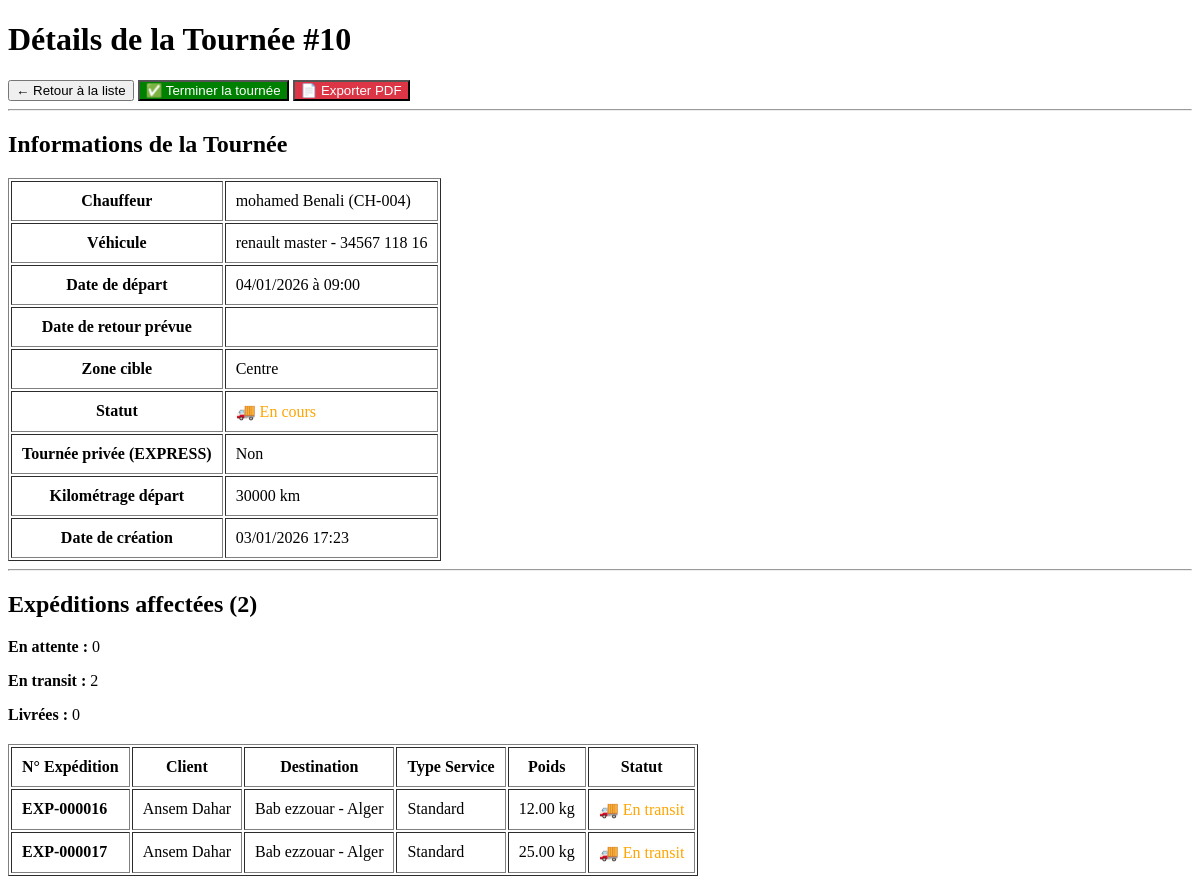
/tournees/10/, run on an earlier commit of the app's database.
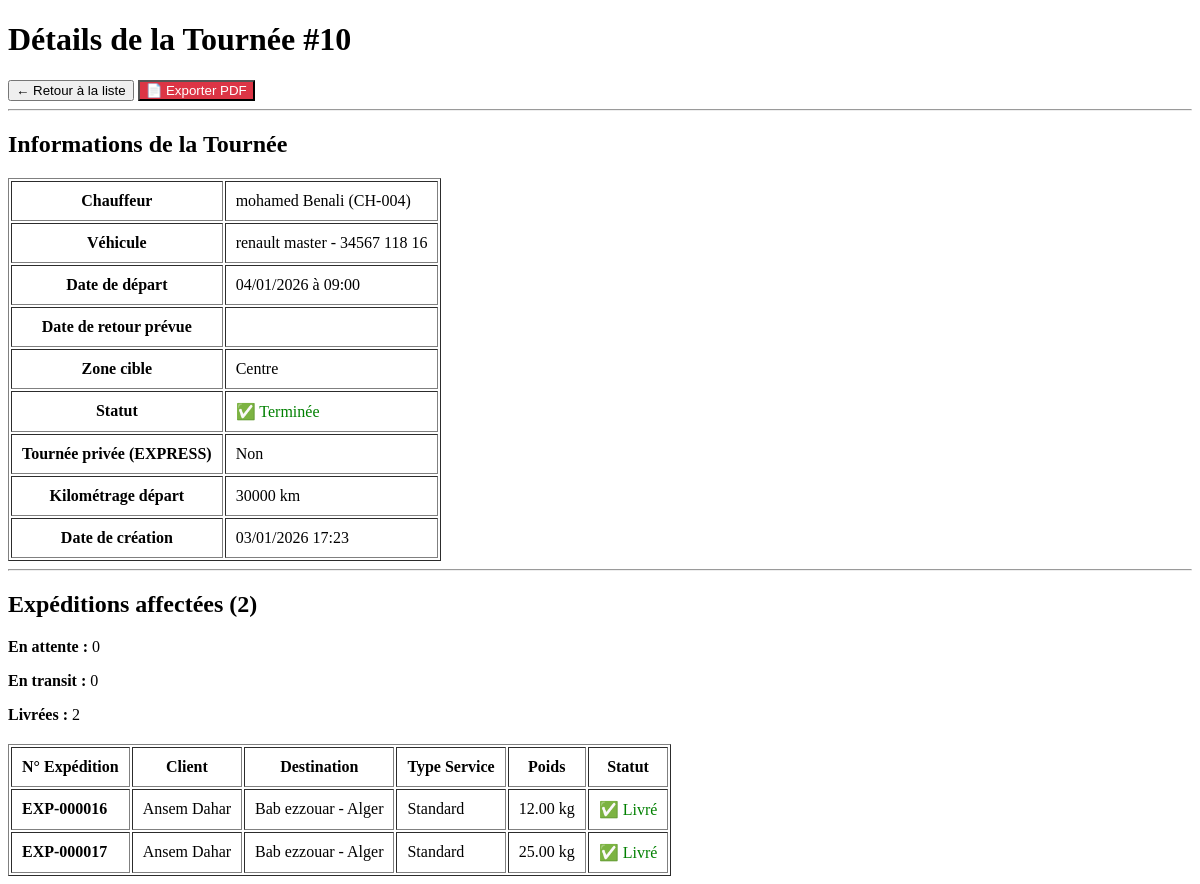
And on a later commit of the database.
### app1/models.py (models this page shows, shortened)
class Tournee(models.Model):
    chauffeur = models.ForeignKey('Chauffeur', on_delete=models.PROTECT)
    vehicule = models.ForeignKey('Vehicule', on_delete=models.PROTECT)
    date_depart = models.DateTimeField()
    date_retour_prevue = models.DateTimeField(blank=True, null=True)
    date_retour_reelle = models.DateTimeField(blank=True, null=True)
    zone_cible = models.CharField(max_length=10, choices=[('CENTRE', 'Centre'), ('EST', 'Est'), ('OUEST', 'Ouest'), ('SUD', 'Sud')])
    kilometrage_depart = models.PositiveIntegerField(blank=True, null=True, editable=False)
    kilometrage_arrivee = models.PositiveIntegerField(blank=True, null=True)
    kilometrage_parcouru = models.PositiveIntegerField(blank=True, null=True, editable=False)
    consommation_carburant = models.DecimalField(max_digits=6, decimal_places=2, blank=True, null=True, editable=False)
    statut = models.CharField(max_length=20, choices=[('PREVUE', 'Prévue'), ('EN_COURS', 'En cours'), ('TERMINEE', 'Terminée')], default='PREVUE')
    est_privee = models.BooleanField(default=False, help_text="Tournée privée EXPRESS")
    remarques = models.TextField(blank=True, null=True)
    date_creation = models.DateTimeField(auto_now_add=True)
    date_modification = models.DateTimeField(auto_now=True)

class Expedition(models.Model):
    client = models.ForeignKey('Client', on_delete=models.PROTECT)
    destination = models.ForeignKey('Destination', on_delete=models.PROTECT)
    type_service = models.ForeignKey('TypeService', on_delete=models.PROTECT)
    tournee = models.ForeignKey('Tournee', on_delete=models.SET_NULL, null=True, blank=True, related_name='expeditions')
    nom_destinataire = models.CharField(max_length=100)
    telephone_destinataire = PhoneNumberField(region='DZ')
    email_destinataire = models.EmailField()
    adresse_destinataire = models.TextField()
    poids = models.DecimalField(max_digits=8, decimal_places=2, help_text="Poids en kg")
    volume = models.DecimalField(max_digits=8, decimal_places=2, help_text="Volume en m³")
    description = models.TextField(blank=True, null=True)
    montant_total = models.DecimalField(max_digits=10, decimal_places=2, default=0, editable=False)
    date_livraison_prevue = models.DateField(blank=True, null=True, editable=False)
    statut = models.CharField(max_length=20, choices=[('EN_ATTENTE', 'En attente'),('EN_TRANSIT', 'En transit'),('LIVRE', 'Livré'),('ECHEC', 'Échec'),], default='EN_ATTENTE')
    date_creation = models.DateTimeField(auto_now_add=True)
    date_livraison_reelle = models.DateField(blank=True, null=True)
    remarques = models.TextField(blank=True, null=True)
    def get_numero_expedition(self):
        return f"EXP-{self.id:06d}"

class Chauffeur(models.Model):
    nom = models.CharField(max_length=50)
    prenom = models.CharField(max_length=50)
    date_naissance = models.DateField(default='2000-01-01')
    telephone = PhoneNumberField(region='DZ')
    email = models.EmailField(blank=True, null=True)
    adresse = models.TextField(blank=True, null=True)
    ville = models.CharField(max_length=100, blank=True, null=True)
    wilaya = models.CharField(max_length=100, blank=True, null=True)
    numero_permis = models.CharField(max_length=50, unique=True)
    date_obtention_permis = models.DateField()
    date_expiration_permis = models.DateField()
    date_embauche = models.DateField()
    salaire = models.DecimalField(max_digits=10, decimal_places=2, blank=True, null=True)
    statut_disponibilite = models.CharField(max_length=20, choices=[('DISPONIBLE', 'Disponible'),('EN_TOURNEE', 'En tournée'),('CONGE', 'En congé'),('MALADIE', 'Maladie'),('AUTRE', 'Autre raison'),], default='DISPONIBLE')
    date_creation = models.DateTimeField(auto_now_add=True)
    date_modification = models.DateTimeField(auto_now=True)
    remarques = models.TextField(blank=True, null=True)
    def get_id_chauffeur(self):
        return f"CH-{self.id:03d}"

class Vehicule(models.Model):
    numero_immatriculation = models.CharField(max_length=50, unique=True)
    marque = models.CharField(max_length=100)
    modele = models.CharField(max_length=100)
    annee = models.IntegerField()
    type_vehicule = models.CharField(max_length=20, choices=[('CAMIONNETTE', 'Camionnette'),('CAMION', 'Camion'),('FOURGON', 'Fourgon'),('MOTO', 'Moto'),])
    capacite_poids = models.DecimalField(max_digits=8, decimal_places=2, help_text="Capacité en kg")
    capacite_volume = models.DecimalField(max_digits=8, decimal_places=2, help_text="Volume en m³")
    consommation_moyenne = models.DecimalField(max_digits=5, decimal_places=2, help_text="Consommation en L/100km")
    etat = models.CharField(max_length=20, choices=[('EXCELLENT', 'Excellent'),('BON', 'Bon'),('MOYEN', 'Moyen'),('MAUVAIS', 'Mauvais'),], default='BON')
    statut = models.CharField(max_length=20, choices=[('DISPONIBLE', 'Disponible'),('EN_TOURNEE', 'En tournée'),('EN_MAINTENANCE', 'En maintenance'),('HORS_SERVICE', 'Hors service'),], default='DISPONIBLE')
    date_derniere_revision = models.DateField(blank=True, null=True)
    date_prochaine_revision = models.DateField(blank=True, null=True)
    kilometrage = models.PositiveIntegerField(default=0, help_text="Compteur kilométrique total")
    date_acquisition = models.DateField()
    date_creation = models.DateTimeField(auto_now_add=True)
    date_modification = models.DateTimeField(auto_now=True)
    remarques = models.TextField(blank=True, null=True)

class Client(models.Model):
    nom = models.CharField(max_length=20)
    prenom = models.CharField(max_length=20)
    date_naissance = models.DateField(default='2000-01-01')
    telephone = PhoneNumberField(region='DZ', unique=True)
    email = models.EmailField(blank=True, null=True)
    adresse = models.TextField(blank=True, null=True)
    ville = models.CharField(max_length=100, blank=True, null=True)
    wilaya = models.CharField(max_length=100, blank=True, null=True)
    solde = models.DecimalField(max_digits=12, decimal_places=2, default=0.00)
    date_inscription = models.DateTimeField(auto_now_add=True)
    date_modification = models.DateTimeField(auto_now=True)
    remarques = models.TextField(blank=True, null=True)
    compensation_autorisee = models.BooleanField(default=True,help_text="Autoriser la compensation automatique du crédit sur les factures")

class Destination(models.Model):
    ville = models.CharField(max_length=100, blank=True, null=True)
    wilaya = models.CharField(max_length=100)
    pays = models.CharField(max_length=100, default='Algérie')
    zone_geographique = models.CharField(max_length=20, choices=[('LOCALE', 'Locale (même wilaya)'),('NATIONALE', 'Nationale'),('INTERNATIONALE', 'Internationale'),])
    zone_logistique = models.CharField(max_length=10, choices=[('CENTRE', 'Centre (Alger, Blida...)'),('EST', 'Est (Constantine, Annaba, Sétif...)'),('OUEST', 'Ouest (Oran, Tlemcen, Sidi Bel Abbès...)'),('SUD', 'Sud (Tamanrasset, Adrar, Bechar...)'),], default='CENTRE')
    distance_estimee = models.IntegerField(help_text="Distance en km depuis le dépôt principal")
    tarif_base = models.DecimalField(max_digits=10, decimal_places=2, default=0, help_text="Tarif de base en DA")
    delai_livraison_estime = models.IntegerField(default=1, help_text="Délai estimé en jours")
    code_postal = models.CharField(max_length=10, blank=True, null=True)
    date_creation = models.DateTimeField(auto_now_add=True)
    date_modification = models.DateTimeField(auto_now=True)
    remarques = models.TextField(blank=True, null=True)

class TypeService(models.Model):
    type_service = models.CharField(max_length=20, choices=[('STANDARD', 'Standard'),('EXPRESS', 'Express'),('INTERNATIONAL', 'International'), ], unique=True)
    description = models.TextField(blank=True, null=True)

### app1/views.py (the view)
# urls.py: path('tournees/<int:tournee_id>/', views.detail_tournee, name='detail_tournee'),
def detail_tournee(request, tournee_id):
    tournee = get_object_or_404(
        Tournee.objects.select_related('chauffeur', 'vehicule'),
        id=tournee_id
    )
    expeditions = tournee.expeditions.all().select_related(
        'client', 'destination', 'type_service'
    ).order_by('date_creation')
    stats_expeditions = {
        'total': expeditions.count(),
        'en_attente': expeditions.filter(statut='EN_ATTENTE').count(),
        'en_transit': expeditions.filter(statut='EN_TRANSIT').count(),
        'livrees': expeditions.filter(statut='LIVRE').count(),
    }
    return render(request, 'tournees/detail.html', {
        'tournee': tournee,
        'expeditions': expeditions,
        'stats_expeditions': stats_expeditions,
    })

### app1/templates/tournees/detail.html (shortened to what the changed rows need)
<!DOCTYPE html>
<html lang="fr">
<head>
</head>
<body>
    <h1>Détails de la Tournée #{{ tournee.id }}</h1>
    <a href="{% url 'liste_tournees' %}"><button>← Retour à la liste</button></a>
    {% if tournee.statut == 'EN_COURS' %}
        <a href="{% url 'terminer_tournee' tournee.id %}"><button style="background: green; color: white;">✅ Terminer la tournée</button></a>
    {% endif %}
    <a href="{% url 'exporter_tournee_detail_pdf' tournee.id %}"><button style="background: #dc3545; color: white;">📄 Exporter PDF</button></a>
    <hr>
    <h2>Informations de la Tournée</h2>
    <table border="1" cellpadding="10">
        <tr>
            <th>Chauffeur</th>
            <td>{{ tournee.chauffeur.prenom }} {{ tournee.chauffeur.nom }} ({{ tournee.chauffeur.get_id_chauffeur }})</td>
        </tr>
        <tr>
            <th>Véhicule</th>
            <td>{{ tournee.vehicule.marque }} {{ tournee.vehicule.modele }} - {{ tournee.vehicule.numero_immatriculation }}</td>
        </tr>
        <tr>
            <th>Date de départ</th>
            <td>{{ tournee.date_depart|date:"d/m/Y à H:i" }}</td>
        </tr>
        <tr>
            <th>Date de retour prévue</th>
        </tr>
        <tr>
            <th>Zone cible</th>
            <td>{{ tournee.get_zone_cible_display }}</td>
        </tr>
        <tr>
            <th>Statut</th>
            <td>
                {% if tournee.statut == 'PREVUE' %}
                    <span style="color: blue;">⏱️ {{ tournee.get_statut_display }}</span>
                {% elif tournee.statut == 'EN_COURS' %}
                    <span style="color: orange;">🚚 {{ tournee.get_statut_display }}</span>
                {% else %}
                    <span style="color: green;">✅ {{ tournee.get_statut_display }}</span>
                {% endif %}
            </td>
        </tr>
        <tr>
            <th>Tournée privée (EXPRESS)</th>
            <td>{{ tournee.est_privee|yesno:"Oui,Non" }}</td>
        </tr>
        {% if tournee.kilometrage_depart %}
        <tr>
            <th>Kilométrage départ</th>
            <td>{{ tournee.kilometrage_depart }} km</td>
        </tr>
        {% endif %}
        <tr>
            <th>Date de création</th>
            <td>{{ tournee.date_creation|date:"d/m/Y H:i" }}</td>
        </tr>
    </table>
    <hr>
    <h2>Expéditions affectées ({{ stats_expeditions.total }})</h2>
    {% if stats_expeditions.total > 0 %}
    <p><strong>En attente :</strong> {{ stats_expeditions.en_attente }}</p>
    <p><strong>En transit :</strong> {{ stats_expeditions.en_transit }}</p>
    <p><strong>Livrées :</strong> {{ stats_expeditions.livrees }}</p>
    <table border="1" cellpadding="10" style="margin-top: 20px;">
        <thead>
            <tr>
                <th>N° Expédition</th>
                <th>Client</th>
                <th>Destination</th>
                <th>Type Service</th>
                <th>Poids</th>
                <th>Statut</th>
            </tr>
        </thead>
        <tbody>
            {% for exp in expeditions %}
            <tr>
                <td><strong>{{ exp.get_numero_expedition }}</strong></td>
                <td>{{ exp.client.prenom }} {{ exp.client.nom }}</td>
                <td>{{ exp.destination.ville }} - {{ exp.destination.wilaya }}</td>
                <td>{{ exp.type_service.get_type_service_display }}</td>
                <td>{{ exp.poids }} kg</td>
                <td>
                    {% if exp.statut == 'EN_ATTENTE' %}
                        <span style="color: blue;">⏱️ {{ exp.get_statut_display }}</span>
                    {% elif exp.statut == 'EN_TRANSIT' %}
                        <span style="color: orange;">🚚 {{ exp.get_statut_display }}</span>
                    {% elif exp.statut == 'LIVRE' %}
                        <span style="color: green;">✅ {{ exp.get_statut_display }}</span>
                    {% else %}
                        <span style="color: red;">❌ {{ exp.get_statut_display }}</span>
                    {% endif %}
                </td>
            </tr>
            {% endfor %}
        </tbody>
    </table>
    {% else %}
    <p style="color: orange;">⚠️ Aucune expédition affectée à cette tournée</p>
    {% endif %}
</body>
</html>

What changed in the data, as far as the page shows it:
changed Tournee "Centre": statut "En cours" → "Terminée"
changed Expedition "EXP-000016": statut "En transit" → "Livré"; statut "🚚" → "✅"
changed Expedition "EXP-000017": statut "En transit" → "Livré"; statut "🚚" → "✅"
Also different on the page:
{{ stats_expeditions.en_transit }}: "2" → "0"
{{ stats_expeditions.livrees }}: "0" → "2"
text no longer shown: "✅ Terminer la tournée 🚚"
